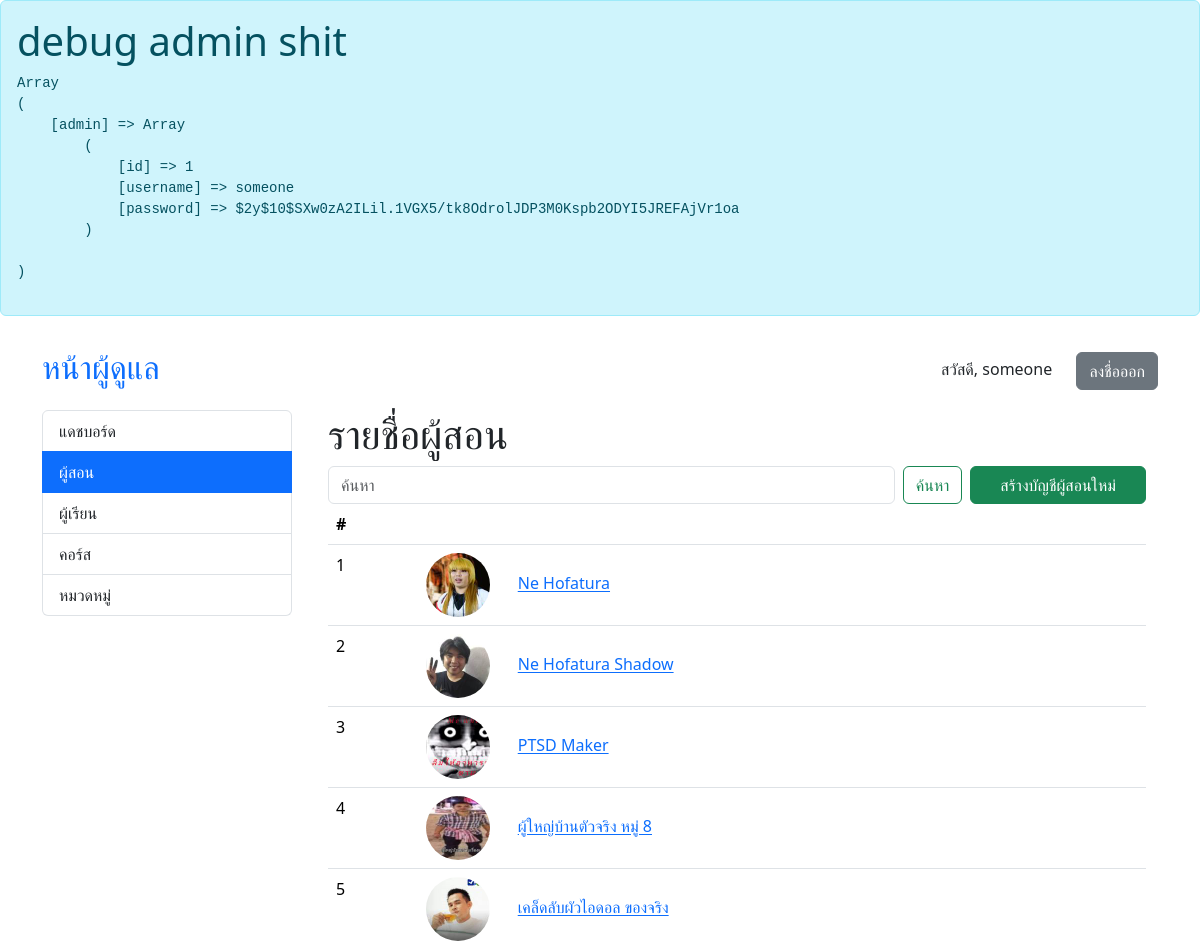
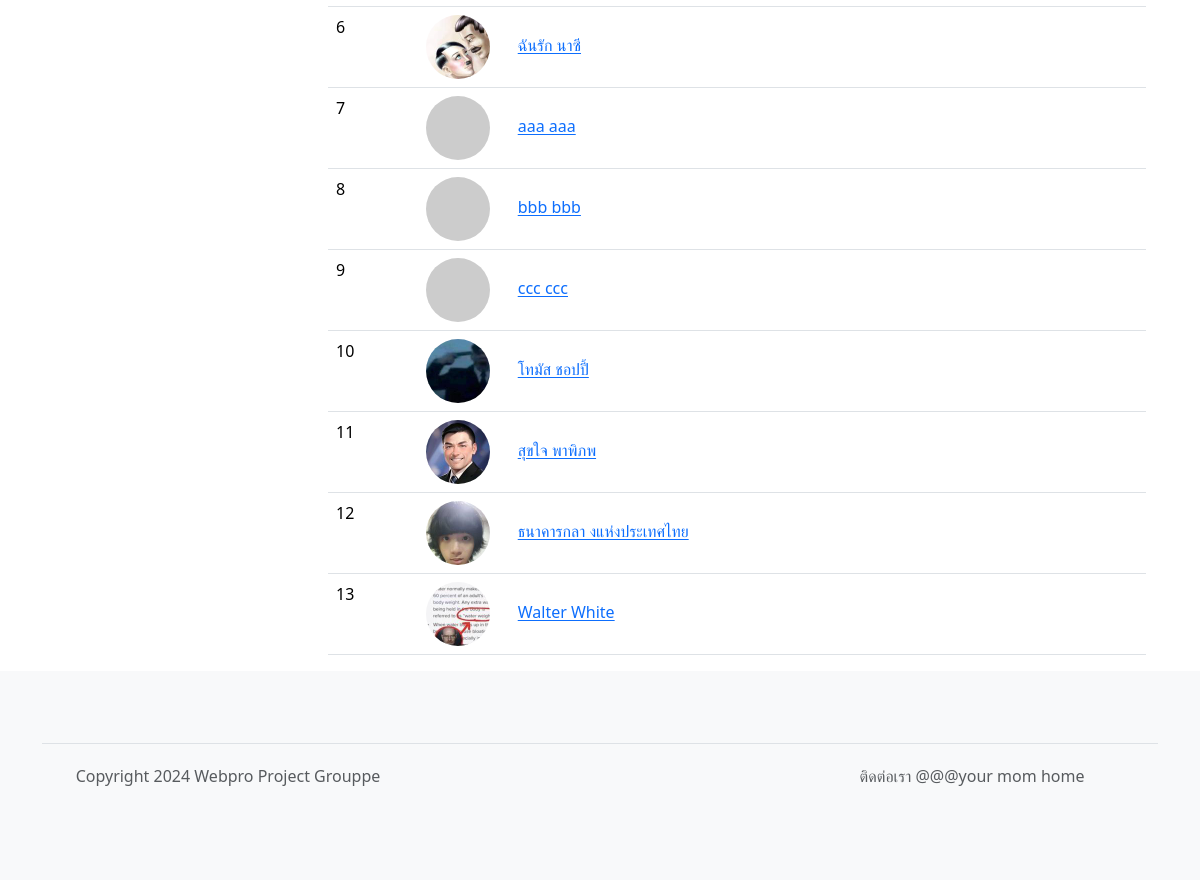
Screenshot of /admin/instructors.php (signed in) with the database file from the repository (2 pictures, top to bottom).
### tables this page shows
CREATE TABLE "instructors" (
	"id"	INTEGER,
	"username"	VARCHAR(32) NOT NULL,
	"first_name"	VARCHAR(64) NOT NULL,
	"last_name"	VARCHAR(64) NOT NULL,
	"profile_pic_hash"	CHARACTER(32),
	"password"	CHARACTER(72) NOT NULL,
	"role"	CHARACTER(64),
	"email"	CHARACTER(64),
	"phone"	CHARACTER(16),
	"created_date"	DATETIME,
	PRIMARY KEY("id" AUTOINCREMENT)
);

### admin/instructors.php (called while the page is built, shortened)
<?php
require 'template_init.php';
require 'template_header.php';
$header = "รายชื่อผู้สอน";
$button = "สร้างบัญชีผู้สอนใหม่";
$show_course = false;
$editpage = "instructor";
if (isset($_GET['begin'])) {
	$begin = $_GET['begin'];
} else {
	$begin = 0;
}
$search = "";
$list = $db->get_instructor_simple_list($begin, $search);
require 'si_list.php';
?>

### core.php (called while the page is built, shortened)
<?php
require 'shopping.php';
require 'common.php';
	class App extends SQLite3 {
			?>
				</form><?php
		function get_instructor_simple_list($begin, $search) {
			return $this->get_simple_list('instructors', $begin, $search);
		}
		function get_simple_list($table, $begin, $search) {
			$filter = "";
			$sql = "SELECT profile_pic_hash, id, username, first_name || ' ' || last_name AS name FROM $table" . $filter;
			$ret = $this->query($sql);
			$instructors = array();
			while($row = $ret->fetchArray(SQLITE3_ASSOC)) {
				$row = prepare_other_data($row, '../');
				$instructors[] = $row;
			}
			return $instructors;
		}
	}
?>

### common.php (called while the page is built, shortened)
<?php
function prepare_other_data($row, $prefix = "") {
	if (isset($row['profile_pic_hash'])) {
		if ($row['profile_pic_hash'] != "") {
			$row['pfplink'] = $prefix . "avatars/" . $row['profile_pic_hash'] . '.jpg';
			return $row;
		}
	}
	$row['pfplink'] = get_pfplink_from_seed('saltPROJECTGROUPPE' . md5($row['username']));
	return $row;
}
function get_pfplink_from_seed($ident) {
	return "https://api.dicebear.com/7.x/thumbs/svg?seed=" . $ident;
}
	?>

### admin/si_list.php (the view)
<div class="container">
<h1><?php echo $header; ?></h1>
	<form class="d-flex" role="search">
		<input class="form-control me-2" name="search" value="<?php echo isset($_GET['search']) ? $_GET['search'] : '' ?>" type="search" placeholder="ค้นหา" aria-label="Search">
		<button class="btn btn-outline-success me-2" type="submit">ค้นหา</button>
		<?php
			if ($button != "") {
				?>
				<a href="<?php echo $button_page; ?>" style="width: 30%" class="btn btn-success"><?php echo $button; ?></a>
				<?php
			}
		?>
	</form>
	<table class="table">
	<thead>
		<tr>
			<th scope="col">#</th>
			<?php if ($show_course) { ?>
			<th scope="col">ชื่อคอร์ส</th>
			<th scope="col">ผู้สอน</th>
			<th scope="col">ยอดขายทั้งหมด</th>
			<?php } else { ?>
			<th scope="col"></th>
			<?php } ?>
		</tr>
	</thead>
	<tbody>
		<?php
			foreach ($list as $i) {
				echo "<tr>";
				echo "<td>{$i['id']}</td>";
				if ($show_cate) {
					echo "<td><a href=\"category.php?id={$i['id']}\">{$i['name']}</a></td>";
					echo "<td>{$i['total_courses']}</td>";
				} else {
					if ($show_course) {
						echo "<td>{$i['name']}</td>";
						echo "<td>{$i['owner_name']}</td>";
						echo "<td>{$i['total_sales']}</td>";
					} else {
						echo "<td><img src=\"{$i['pfplink']}\" alt=\"avatar\" width=\"64\" height=\"64\" class=\"rounded-circle me-4\"> ";
						echo "<a href=\"" . $editpage . ".php?id={$i['id']}\">{$i['name']}</a>";
						echo "</td>";
					}
				}
				echo "</tr>";
			}
		?>
	</tbody>
	</table>
</div>
<?php
require 'template_footer.php';
?>

### rows the page displays
instructors: id "1", shows a picture, name "Ne Hofatura"
instructors: id "2", shows a picture, name "Ne Hofatura Shadow"
instructors: id "3", shows a picture, name "PTSD Maker"
instructors: id "4", shows a picture, name "ผู้ใหญ่บ้านตัวจริง หมู่ 8"
instructors: id "5", shows a picture, name "เคล็ดลับผัวไอดอล ของจริง"
instructors: id "6", shows a picture, name "ฉันรัก นาซี"
instructors: id "7", name "aaa aaa"
instructors: id "8", name "bbb bbb"
instructors: id "9", name "ccc ccc"
instructors: id "10", shows a picture, name "โทมัส ชอปปี้"
instructors: id "11", shows a picture, name "สุขใจ พาพิภพ"
instructors: id "12", shows a picture, name "ธนาคารกลา งแห่งประเทศไทย"
instructors: id "13", shows a picture, name "Walter White"

### other values shown
$_SESSION['admin']['username'] "someone"
$value "แดชบอร์ด"
$value "ผู้สอน"
$value "ผู้เรียน"
$value "คอร์ส"
$value "หมวดหมู่"
$header "รายชื่อผู้สอน"
$button "สร้างบัญชีผู้สอนใหม่"
